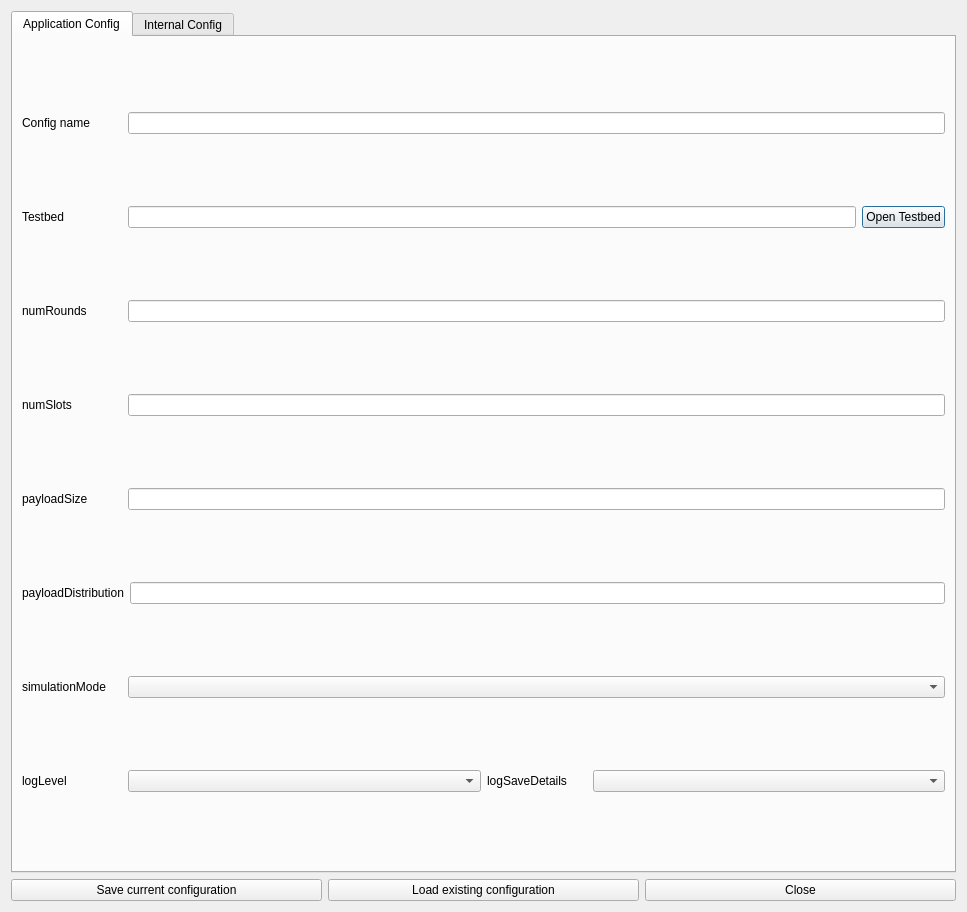
<?xml version="1.0" encoding="UTF-8"?>
<ui version="4.0">
 <class>TestcasesDialog</class>
 <widget class="QDialog" name="TestcasesDialog">
  <property name="windowModality">
   <enum>Qt::ApplicationModal</enum>
  </property>
  <property name="geometry">
   <rect>
    <x>0</x>
    <y>0</y>
    <width>967</width>
    <height>912</height>
   </rect>
  </property>
  <property name="windowTitle">
   <string>Testcase Configuration</string>
  </property>
  <layout class="QVBoxLayout" name="verticalLayout">
   <item>
    <widget class="QTabWidget" name="tabWidget">
     <property name="currentIndex">
      <number>0</number>
     </property>
     <widget class="QWidget" name="tab">
      <attribute name="title">
       <string>Application Config</string>
      </attribute>
      <layout class="QVBoxLayout" name="verticalLayout_3">
       <item>
        <layout class="QHBoxLayout" name="horizontalLayout_5" stretch="0,4">
         <item>
          <widget class="QLabel" name="label_4">
           <property name="minimumSize">
            <size>
             <width>100</width>
             <height>0</height>
            </size>
           </property>
           <property name="text">
            <string>Config name</string>
           </property>
          </widget>
         </item>
         <item>
          <widget class="QLineEdit" name="labelLine"/>
         </item>
        </layout>
       </item>
       <item>
        <layout class="QHBoxLayout" name="horizontalLayout" stretch="0,9,1">
         <item>
          <widget class="QLabel" name="label">
           <property name="minimumSize">
            <size>
             <width>100</width>
             <height>0</height>
            </size>
           </property>
           <property name="text">
            <string>Testbed</string>
           </property>
          </widget>
         </item>
         <item>
          <widget class="QLineEdit" name="testbedLine"/>
         </item>
         <item>
          <widget class="QPushButton" name="openTestbedBtn">
           <property name="text">
            <string>Open Testbed</string>
           </property>
          </widget>
         </item>
        </layout>
       </item>
       <item>
        <layout class="QHBoxLayout" name="horizontalLayout_3">
         <item>
          <widget class="QLabel" name="label_2">
           <property name="minimumSize">
            <size>
             <width>100</width>
             <height>0</height>
            </size>
           </property>
           <property name="text">
            <string>numRounds</string>
           </property>
          </widget>
         </item>
         <item>
          <widget class="QLineEdit" name="numRoundsLine"/>
         </item>
        </layout>
       </item>
       <item>
        <layout class="QHBoxLayout" name="horizontalLayout_8">
         <item>
          <widget class="QLabel" name="label_3">
           <property name="minimumSize">
            <size>
             <width>100</width>
             <height>0</height>
            </size>
           </property>
           <property name="text">
            <string>numSlots</string>
           </property>
          </widget>
         </item>
         <item>
          <widget class="QLineEdit" name="numSlotsLine"/>
         </item>
        </layout>
       </item>
       <item>
        <layout class="QHBoxLayout" name="horizontalLayout_11">
         <item>
          <widget class="QLabel" name="label_35">
           <property name="minimumSize">
            <size>
             <width>100</width>
             <height>0</height>
            </size>
           </property>
           <property name="text">
            <string>payloadSize</string>
           </property>
          </widget>
         </item>
         <item>
          <widget class="QLineEdit" name="payloadSizeLine"/>
         </item>
        </layout>
       </item>
       <item>
        <layout class="QHBoxLayout" name="horizontalLayout_15">
         <item>
          <widget class="QLabel" name="label_6">
           <property name="minimumSize">
            <size>
             <width>100</width>
             <height>0</height>
            </size>
           </property>
           <property name="text">
            <string>payloadDistribution</string>
           </property>
          </widget>
         </item>
         <item>
          <widget class="QLineEdit" name="payloadDistributionLine"/>
         </item>
        </layout>
       </item>
       <item>
        <layout class="QHBoxLayout" name="horizontalLayout_14" stretch="0,1">
         <item>
          <widget class="QLabel" name="label_36">
           <property name="minimumSize">
            <size>
             <width>100</width>
             <height>0</height>
            </size>
           </property>
           <property name="text">
            <string>simulationMode</string>
           </property>
          </widget>
         </item>
         <item>
          <widget class="QComboBox" name="simulationModeBox"/>
         </item>
        </layout>
       </item>
       <item>
        <layout class="QHBoxLayout" name="horizontalLayout_2" stretch="0,0">
         <item>
          <layout class="QHBoxLayout" name="horizontalLayout_43" stretch="0,1">
           <property name="rightMargin">
            <number>0</number>
           </property>
           <item>
            <widget class="QLabel" name="label_37">
             <property name="minimumSize">
              <size>
               <width>100</width>
               <height>0</height>
              </size>
             </property>
             <property name="text">
              <string>logLevel</string>
             </property>
            </widget>
           </item>
           <item>
            <widget class="QComboBox" name="logLevelBox"/>
           </item>
          </layout>
         </item>
         <item>
          <layout class="QHBoxLayout" name="horizontalLayout_44" stretch="0,1">
           <property name="rightMargin">
            <number>0</number>
           </property>
           <item>
            <widget class="QLabel" name="label_38">
             <property name="minimumSize">
              <size>
               <width>100</width>
               <height>0</height>
              </size>
             </property>
             <property name="text">
              <string>logSaveDetails</string>
             </property>
            </widget>
           </item>
           <item>
            <widget class="QComboBox" name="logSaveDetailsBox"/>
           </item>
          </layout>
         </item>
        </layout>
       </item>
      </layout>
     </widget>
     <widget class="QWidget" name="tab_2">
      <attribute name="title">
       <string>Internal Config</string>
      </attribute>
      <layout class="QVBoxLayout" name="verticalLayout_2">
       <item>
        <layout class="QHBoxLayout" name="horizontalLayout_7" stretch="0,0,0">
         <property name="rightMargin">
          <number>0</number>
         </property>
         <item>
          <layout class="QHBoxLayout" name="horizontalLayout_31" stretch="0,1">
           <property name="rightMargin">
            <number>0</number>
           </property>
           <item>
            <widget class="QLabel" name="label_5">
             <property name="minimumSize">
              <size>
               <width>100</width>
               <height>0</height>
              </size>
             </property>
             <property name="text">
              <string>fieldSize</string>
             </property>
            </widget>
           </item>
           <item>
            <widget class="QLineEdit" name="fieldSizeLine"/>
           </item>
          </layout>
         </item>
         <item>
          <widget class="Line" name="line">
           <property name="orientation">
            <enum>Qt::Vertical</enum>
           </property>
          </widget>
         </item>
         <item>
          <layout class="QHBoxLayout" name="horizontalLayout_32" stretch="0,1">
           <property name="rightMargin">
            <number>0</number>
           </property>
           <item>
            <widget class="QLabel" name="label_11">
             <property name="minimumSize">
              <size>
               <width>100</width>
               <height>0</height>
              </size>
             </property>
             <property name="text">
              <string>immediateElim.</string>
             </property>
            </widget>
           </item>
           <item>
            <widget class="QComboBox" name="immediateEliminationBox"/>
           </item>
          </layout>
         </item>
        </layout>
       </item>
       <item>
        <layout class="QHBoxLayout" name="horizontalLayout_19">
         <property name="rightMargin">
          <number>0</number>
         </property>
         <item>
          <layout class="QHBoxLayout" name="horizontalLayout_20" stretch="0,1">
           <property name="rightMargin">
            <number>0</number>
           </property>
           <item>
            <widget class="QLabel" name="label_17">
             <property name="minimumSize">
              <size>
               <width>100</width>
               <height>0</height>
              </size>
             </property>
             <property name="text">
              <string>smartShutdown</string>
             </property>
            </widget>
           </item>
           <item>
            <widget class="QComboBox" name="smartShutdownBox"/>
           </item>
          </layout>
         </item>
         <item>
          <widget class="Line" name="line_2">
           <property name="orientation">
            <enum>Qt::Vertical</enum>
           </property>
          </widget>
         </item>
         <item>
          <layout class="QHBoxLayout" name="horizontalLayout_28" stretch="0,1">
           <item>
            <widget class="QLabel" name="label_18">
             <property name="minimumSize">
              <size>
               <width>100</width>
               <height>0</height>
              </size>
             </property>
             <property name="text">
              <string>recursiveNeighb.</string>
             </property>
            </widget>
           </item>
           <item>
            <widget class="QComboBox" name="recursiveNeighborhoodBox"/>
           </item>
          </layout>
         </item>
        </layout>
       </item>
       <item>
        <layout class="QHBoxLayout" name="horizontalLayout_12">
         <item>
          <widget class="QLabel" name="label_9">
           <property name="minimumSize">
            <size>
             <width>100</width>
             <height>0</height>
            </size>
           </property>
           <property name="text">
            <string>historyWindowLen.</string>
           </property>
          </widget>
         </item>
         <item>
          <widget class="QLineEdit" name="historyWindowLengthLine"/>
         </item>
        </layout>
       </item>
       <item>
        <layout class="QHBoxLayout" name="horizontalLayout_6">
         <item>
          <widget class="QLabel" name="label_7">
           <property name="minimumSize">
            <size>
             <width>100</width>
             <height>0</height>
            </size>
           </property>
           <property name="text">
            <string>fInitiator</string>
           </property>
          </widget>
         </item>
         <item>
          <widget class="QLineEdit" name="fInitiatorLine"/>
         </item>
        </layout>
       </item>
       <item>
        <layout class="QHBoxLayout" name="horizontalLayout_17">
         <item>
          <widget class="QLabel" name="label_8">
           <property name="minimumSize">
            <size>
             <width>100</width>
             <height>0</height>
            </size>
           </property>
           <property name="text">
            <string>fTimeout</string>
           </property>
          </widget>
         </item>
         <item>
          <widget class="QLineEdit" name="fTimeoutLine"/>
         </item>
        </layout>
       </item>
       <item>
        <layout class="QHBoxLayout" name="horizontalLayout_21">
         <item>
          <widget class="QLabel" name="label_23">
           <property name="minimumSize">
            <size>
             <width>100</width>
             <height>0</height>
            </size>
           </property>
           <property name="text">
            <string>fTxCurve</string>
           </property>
          </widget>
         </item>
         <item>
          <widget class="QLineEdit" name="fTxCurveLine"/>
         </item>
        </layout>
       </item>
       <item>
        <layout class="QHBoxLayout" name="horizontalLayout_18">
         <item>
          <widget class="QLabel" name="label_10">
           <property name="minimumSize">
            <size>
             <width>100</width>
             <height>0</height>
            </size>
           </property>
           <property name="text">
            <string>exchangeTriggerSp.</string>
           </property>
          </widget>
         </item>
         <item>
          <widget class="QLineEdit" name="exchangeTriggerSparsityLine"/>
         </item>
        </layout>
       </item>
       <item>
        <widget class="QGroupBox" name="groupBox">
         <property name="title">
          <string>fastTxUpdate</string>
         </property>
         <layout class="QVBoxLayout" name="verticalLayout_6">
          <item>
           <layout class="QHBoxLayout" name="horizontalLayout_33">
            <property name="topMargin">
             <number>0</number>
            </property>
            <property name="rightMargin">
             <number>0</number>
            </property>
            <item>
             <layout class="QHBoxLayout" name="horizontalLayout_34" stretch="0,1">
              <property name="topMargin">
               <number>0</number>
              </property>
              <property name="rightMargin">
               <number>0</number>
              </property>
              <item>
               <widget class="QLabel" name="label_13">
                <property name="minimumSize">
                 <size>
                  <width>100</width>
                  <height>0</height>
                 </size>
                </property>
                <property name="text">
                 <string>allowedUpdates</string>
                </property>
               </widget>
              </item>
              <item>
               <widget class="QLineEdit" name="allowedUpdatesLine"/>
              </item>
             </layout>
            </item>
            <item>
             <widget class="Line" name="line_3">
              <property name="orientation">
               <enum>Qt::Vertical</enum>
              </property>
             </widget>
            </item>
            <item>
             <layout class="QHBoxLayout" name="horizontalLayout_35" stretch="0,1">
              <property name="topMargin">
               <number>0</number>
              </property>
              <property name="rightMargin">
               <number>0</number>
              </property>
              <item>
               <widget class="QLabel" name="label_14">
                <property name="minimumSize">
                 <size>
                  <width>100</width>
                  <height>0</height>
                 </size>
                </property>
                <property name="text">
                 <string>mulOnRx</string>
                </property>
               </widget>
              </item>
              <item>
               <widget class="QComboBox" name="mulOnRxBox"/>
              </item>
             </layout>
            </item>
           </layout>
          </item>
          <item>
           <layout class="QHBoxLayout" name="horizontalLayout_27" stretch="0,0,0">
            <item>
             <layout class="QHBoxLayout" name="horizontalLayout_36" stretch="0,1">
              <property name="rightMargin">
               <number>0</number>
              </property>
              <item>
               <widget class="QLabel" name="label_15">
                <property name="minimumSize">
                 <size>
                  <width>100</width>
                  <height>0</height>
                 </size>
                </property>
                <property name="text">
                 <string>mulOnRequest</string>
                </property>
               </widget>
              </item>
              <item>
               <widget class="QComboBox" name="mulOnRequestBox"/>
              </item>
             </layout>
            </item>
            <item>
             <widget class="Line" name="line_4">
              <property name="orientation">
               <enum>Qt::Vertical</enum>
              </property>
             </widget>
            </item>
            <item>
             <layout class="QHBoxLayout" name="horizontalLayout_37" stretch="0,1">
              <property name="rightMargin">
               <number>0</number>
              </property>
              <item>
               <widget class="QLabel" name="label_16">
                <property name="minimumSize">
                 <size>
                  <width>100</width>
                  <height>0</height>
                 </size>
                </property>
                <property name="text">
                 <string>mulOnOwn</string>
                </property>
               </widget>
              </item>
              <item>
               <widget class="QComboBox" name="mulOnOwnBox"/>
              </item>
             </layout>
            </item>
           </layout>
          </item>
         </layout>
        </widget>
       </item>
       <item>
        <widget class="QGroupBox" name="groupBox_2">
         <property name="title">
          <string>txPacket</string>
         </property>
         <layout class="QVBoxLayout" name="verticalLayout_7">
          <item>
           <layout class="QHBoxLayout" name="horizontalLayout_13" stretch="0,0,0">
            <item>
             <layout class="QHBoxLayout" name="horizontalLayout_38" stretch="0,1">
              <property name="rightMargin">
               <number>0</number>
              </property>
              <item>
               <widget class="QLabel" name="label_20">
                <property name="minimumSize">
                 <size>
                  <width>100</width>
                  <height>0</height>
                 </size>
                </property>
                <property name="text">
                 <string>includeOwn</string>
                </property>
               </widget>
              </item>
              <item>
               <widget class="QLineEdit" name="includeOwnLine">
                <property name="toolTip">
                 <string>-1 = always, 0 = unenforced, x&gt;0 = until x times received (acked)</string>
                </property>
               </widget>
              </item>
             </layout>
            </item>
            <item>
             <widget class="Line" name="line_5">
              <property name="orientation">
               <enum>Qt::Vertical</enum>
              </property>
             </widget>
            </item>
            <item>
             <layout class="QHBoxLayout" name="horizontalLayout_39" stretch="0,1">
              <property name="rightMargin">
               <number>0</number>
              </property>
              <item>
               <widget class="QLabel" name="label_22">
                <property name="minimumSize">
                 <size>
                  <width>100</width>
                  <height>0</height>
                 </size>
                </property>
                <property name="text">
                 <string>emptyPacketStrat.</string>
                </property>
               </widget>
              </item>
              <item>
               <widget class="QComboBox" name="emptyPacketStrategyBox"/>
              </item>
             </layout>
            </item>
           </layout>
          </item>
          <item>
           <layout class="QHBoxLayout" name="horizontalLayout_22">
            <property name="topMargin">
             <number>0</number>
            </property>
            <item>
             <widget class="QLabel" name="label_21">
              <property name="minimumSize">
               <size>
                <width>100</width>
                <height>0</height>
               </size>
              </property>
              <property name="text">
               <string>fAgeToP</string>
              </property>
             </widget>
            </item>
            <item>
             <widget class="QLineEdit" name="fAgeToPLine"/>
            </item>
           </layout>
          </item>
         </layout>
        </widget>
       </item>
       <item>
        <widget class="QGroupBox" name="groupBox_3">
         <property name="title">
          <string>coordinatedSlotting</string>
         </property>
         <layout class="QVBoxLayout" name="verticalLayout_8">
          <item>
           <layout class="QHBoxLayout" name="horizontalLayout_29" stretch="1">
            <property name="topMargin">
             <number>0</number>
            </property>
            <item>
             <widget class="QComboBox" name="coordinatedSlottingBox"/>
            </item>
           </layout>
          </item>
          <item>
           <layout class="QHBoxLayout" name="horizontalLayout_23">
            <item>
             <widget class="QLabel" name="label_25">
              <property name="minimumSize">
               <size>
                <width>100</width>
                <height>0</height>
               </size>
              </property>
              <property name="text">
               <string>fpOwn</string>
              </property>
             </widget>
            </item>
            <item>
             <widget class="QLineEdit" name="fpOwnLine"/>
            </item>
           </layout>
          </item>
          <item>
           <layout class="QHBoxLayout" name="horizontalLayout_30" stretch="0,1">
            <property name="topMargin">
             <number>0</number>
            </property>
            <item>
             <widget class="QLabel" name="label_26">
              <property name="minimumSize">
               <size>
                <width>100</width>
                <height>0</height>
               </size>
              </property>
              <property name="text">
               <string>fpForeign</string>
              </property>
             </widget>
            </item>
            <item>
             <widget class="QLineEdit" name="fpForeignLine"/>
            </item>
           </layout>
          </item>
          <item>
           <layout class="QHBoxLayout" name="horizontalLayout_24">
            <property name="topMargin">
             <number>0</number>
            </property>
            <item>
             <widget class="QLabel" name="label_27">
              <property name="minimumSize">
               <size>
                <width>100</width>
                <height>0</height>
               </size>
              </property>
              <property name="text">
               <string>fpInit</string>
              </property>
             </widget>
            </item>
            <item>
             <widget class="QLineEdit" name="fpInitLine"/>
            </item>
           </layout>
          </item>
         </layout>
        </widget>
       </item>
       <item>
        <widget class="QGroupBox" name="groupBox_4">
         <property name="title">
          <string>request</string>
         </property>
         <layout class="QVBoxLayout" name="verticalLayout_4">
          <item>
           <layout class="QHBoxLayout" name="horizontalLayout_9" stretch="0,0,0,0,0">
            <item>
             <layout class="QHBoxLayout" name="horizontalLayout_40" stretch="0,1">
              <property name="rightMargin">
               <number>0</number>
              </property>
              <item>
               <widget class="QLabel" name="label_29">
                <property name="minimumSize">
                 <size>
                  <width>100</width>
                  <height>0</height>
                 </size>
                </property>
                <property name="text">
                 <string>mode</string>
                </property>
               </widget>
              </item>
              <item>
               <widget class="QComboBox" name="requestModeBox"/>
              </item>
             </layout>
            </item>
            <item>
             <widget class="Line" name="line_6">
              <property name="orientation">
               <enum>Qt::Vertical</enum>
              </property>
             </widget>
            </item>
            <item>
             <layout class="QHBoxLayout" name="horizontalLayout_41" stretch="0,1">
              <property name="rightMargin">
               <number>0</number>
              </property>
              <item>
               <widget class="QLabel" name="label_30">
                <property name="minimumSize">
                 <size>
                  <width>100</width>
                  <height>0</height>
                 </size>
                </property>
                <property name="text">
                 <string>columnSearchMode</string>
                </property>
               </widget>
              </item>
              <item>
               <widget class="QComboBox" name="columnSearchModeBox"/>
              </item>
             </layout>
            </item>
            <item>
             <widget class="Line" name="line_7">
              <property name="orientation">
               <enum>Qt::Vertical</enum>
              </property>
             </widget>
            </item>
            <item>
             <layout class="QHBoxLayout" name="horizontalLayout_42" stretch="0,1">
              <property name="rightMargin">
               <number>0</number>
              </property>
              <item>
               <widget class="QLabel" name="label_31">
                <property name="minimumSize">
                 <size>
                  <width>100</width>
                  <height>0</height>
                 </size>
                </property>
                <property name="text">
                 <string>rxSnoop</string>
                </property>
               </widget>
              </item>
              <item>
               <widget class="QComboBox" name="rxSnoopBox"/>
              </item>
             </layout>
            </item>
           </layout>
          </item>
          <item>
           <layout class="QHBoxLayout" name="horizontalLayout_25">
            <property name="topMargin">
             <number>0</number>
            </property>
            <item>
             <widget class="QLabel" name="label_32">
              <property name="minimumSize">
               <size>
                <width>100</width>
                <height>0</height>
               </size>
              </property>
              <property name="text">
               <string>fTxColumnYesNo</string>
              </property>
             </widget>
            </item>
            <item>
             <widget class="QLineEdit" name="fTxColumnYesNoLine"/>
            </item>
           </layout>
          </item>
          <item>
           <layout class="QHBoxLayout" name="horizontalLayout_26">
            <property name="topMargin">
             <number>0</number>
            </property>
            <item>
             <widget class="QLabel" name="label_33">
              <property name="minimumSize">
               <size>
                <width>100</width>
                <height>0</height>
               </size>
              </property>
              <property name="text">
               <string>fTxPivotYesNo</string>
              </property>
             </widget>
            </item>
            <item>
             <widget class="QLineEdit" name="fTxPivotYesNoLine"/>
            </item>
           </layout>
          </item>
          <item>
           <layout class="QHBoxLayout" name="horizontalLayout_10" stretch="0,0">
            <property name="topMargin">
             <number>0</number>
            </property>
            <item>
             <widget class="QLabel" name="label_34">
              <property name="minimumSize">
               <size>
                <width>100</width>
                <height>0</height>
               </size>
              </property>
              <property name="text">
               <string>fpHelpless</string>
              </property>
             </widget>
            </item>
            <item>
             <widget class="QLineEdit" name="fpHelplessLine"/>
            </item>
           </layout>
          </item>
         </layout>
        </widget>
       </item>
      </layout>
     </widget>
    </widget>
   </item>
   <item>
    <layout class="QHBoxLayout" name="horizontalLayout_4">
     <item>
      <widget class="QPushButton" name="saveConfigBtn">
       <property name="text">
        <string>Save current configuration</string>
       </property>
      </widget>
     </item>
     <item>
      <widget class="QPushButton" name="loadConfigBtn">
       <property name="text">
        <string>Load existing configuration</string>
       </property>
      </widget>
     </item>
     <item>
      <widget class="QPushButton" name="closeConfigBtn">
       <property name="text">
        <string>Close</string>
       </property>
      </widget>
     </item>
    </layout>
   </item>
  </layout>
 </widget>
 <resources/>
 <connections/>
</ui>
